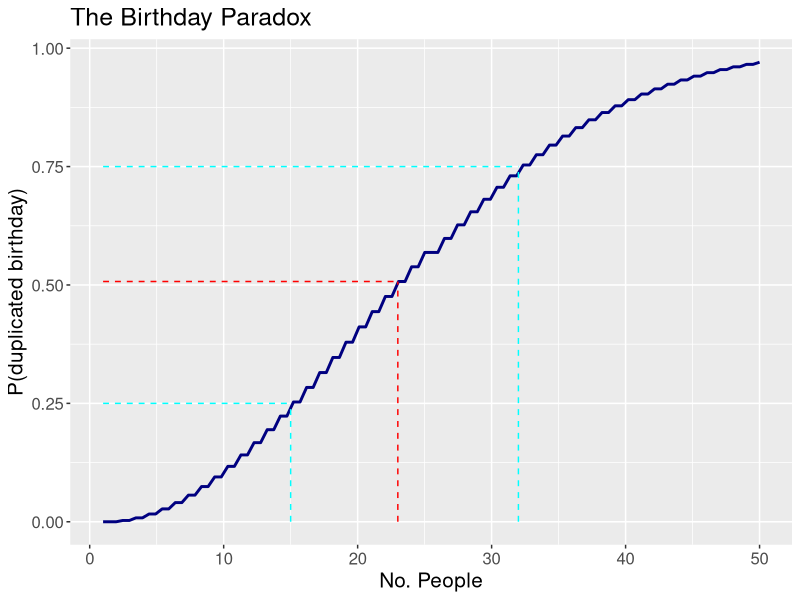

Generate this figure with R: (Note: this script raises an error after producing the figure.)
## ---- chunk 1
#| label: setup
#| include: FALSE 
knitr::opts_chunk$set(
  collapse = TRUE,
  comment = "#>",
  fig.path = "figures/birthday-paradox-"
)
library(ggplot2)
## ---- chunk 2
#| label: prob-closed
px <- (1 / 365)^23 * prod(365:343)
px

# probability of NOT all different
(1 - px)
## ---- chunk 3
#| label: prob-fun
# x   = number of people (trials), can be vectorized
# dpy = days/year

prob_fun <- function(x, dpy = 365L) {
  x <- as.integer(x)
  vapply(x, function(.x) {
    v <- seq(dpy, dpy - .x + 1L)
    1 - (1 / dpy)^.x * prod(v)
  }, NA_real_, USE.NAMES = FALSE)
}

ppl <- 23

prob_fun(ppl)   # confirms the above
## ---- chunk 4
#| label: ggplot-prob-fun
#| fig.cap: >
  "The birthday paradox visualized as a cumulative
  distribution function (CDF)."
base <- ggplot() + xlim(1, 50)

base +
  geom_function(fun = prob_fun, colour = "navy", linewidth = 1) +
  labs(title = "The Birthday Paradox", x = "No. People",
       y = "P(duplicated birthday)") +
  annotate("segment",
           x = c(ppl, 1), xend = rep(ppl, 2),
           y = c(0, prob_fun(ppl)), yend = rep(prob_fun(ppl), 2),
           linetype = "dashed", colour = "red"
  ) +
  annotate("segment",
           x = c(32, 1), xend = rep(32, 2),
           y = c(0, 0.75), yend = c(0.75, 0.75),
           linetype = "dashed", colour = "cyan"
  ) +
  annotate("segment",
           x = c(15, 1), xend = rep(15, 2),
           y = c(0, 0.25), yend = c(0.25, 0.25),
           linetype = "dashed", colour = "cyan"
  ) +
 theme(text = element_text(size = 15))
## ---- chunk 5
reps <- 10000
rsim <- withr::with_seed(101,              # set seed for reproducibility
  replicate(
    reps,                                  # nsims
    round(runif(ppl, min = 1, max = 365))) # n = 23; X ~ U(1, 365)
)
counts <- apply(rsim, 2, function(.x) table(.x))        # tabulate counts of duplicate wells
dupes  <- vapply(counts, function(.x) any(.x == 2), NA) # any (>1) duplicates present!
prob   <- mean(dupes)
prob
## ---- chunk 6
#| label: get-session
#| include: FALSE
get_session_info <- function(pkgs = NULL) {
  ret <- list(
    packages = dplyr::select(sessioninfo::package_info(), -library),
    platform = sessioninfo::platform_info()
  )
  if (!is.null(pkgs)) {
    ret$packages <- ret$packages[pkgs, ]
  }
  ret
}
## ---- chunk 7
#| label: session
#| code-fold: TRUE
get_session_info()
